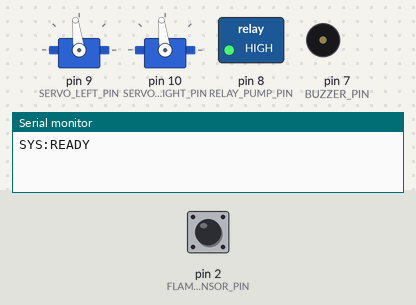
A sketch run on a simulated Arduino Uno, built with avr-gcc and run on an emulated ATmega328P. Parts: 2 × servo, switched loads named in the sketch (green lamp = pin HIGH), buzzer (waves = sounding, pin HIGH), the last lines printed to the serial monitor. The test bench sets the inputs (shaded band); at power-on: pin 2 (FLAME_SENSOR_PIN) HIGH.

Above: at 1.76 s.
1.8 s: pin 2 (FLAME_SENSOR_PIN) driven LOW
At 2.7 s:
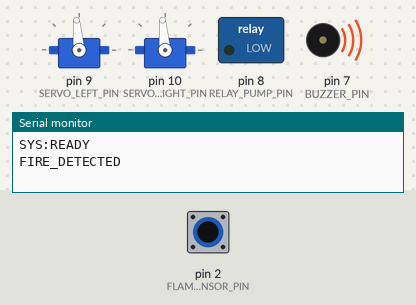
3.3 s: pin 2 (FLAME_SENSOR_PIN) driven HIGH
At 4.3 s:
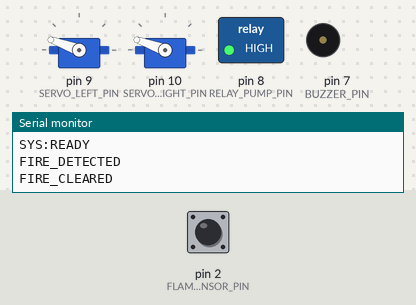
6.3 s: pin 2 (FLAME_SENSOR_PIN) driven LOW
At 7.5 s:
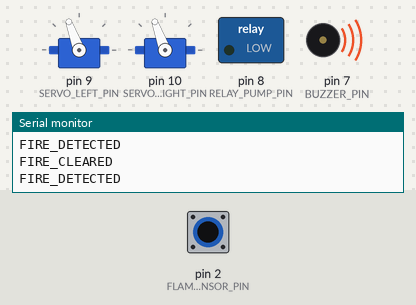
7.8 s: pin 2 (FLAME_SENSOR_PIN) pulsed HIGH 2 times (0.12 s each, 0.3 s apart)
At 10.4 s:
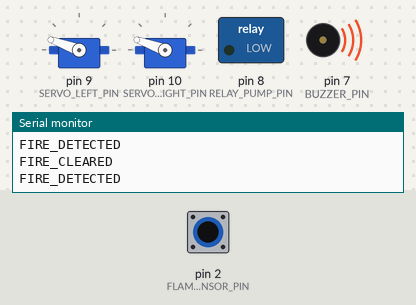
Timing chart, 0 to 11.9 s (numbered marks = the images above; inputs shaded):
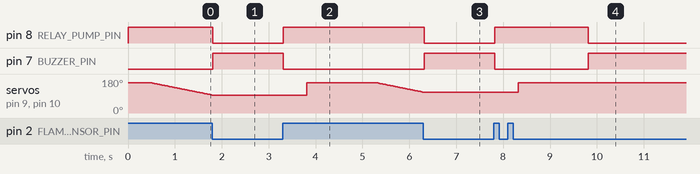

Measured:
- after the input at 1.8 s, pin 8 (RELAY_PUMP_PIN): HIGH → LOW at once; pin 7 (BUZZER_PIN): LOW → HIGH at once; servo on pin 9 (SERVO_LEFT_PIN), servo on pin 10 (SERVO_RIGHT_PIN): stays 95° (without the input it goes to 94° after 0.01 s)
- after the input at 3.3 s, pin 8 (RELAY_PUMP_PIN): LOW → HIGH at once; pin 7 (BUZZER_PIN): HIGH → LOW at once
- after the input at 6.3 s, pin 8 (RELAY_PUMP_PIN): HIGH → LOW at once; pin 7 (BUZZER_PIN): LOW → HIGH at once; servo on pin 9 (SERVO_LEFT_PIN), servo on pin 10 (SERVO_RIGHT_PIN): stays 110° (without the input it goes to 109° after 0.02 s)
- after the input at 7.8 s, pin 8 (RELAY_PUMP_PIN): LOW → HIGH at once, → LOW 2.0 s later; pin 7 (BUZZER_PIN): HIGH → LOW at once, → HIGH 2.0 s later; servo on pin 9 (SERVO_LEFT_PIN), servo on pin 10 (SERVO_RIGHT_PIN): 110° → 160° after 0.52 s

The sketch:

arduino.ino
```cpp
#include <Servo.h>

#define SERVO_LEFT_PIN       9
#define SERVO_RIGHT_PIN      10
#define RELAY_PUMP_PIN       8
#define BUZZER_PIN           7
#define FLAME_SENSOR_PIN     2

#define SCAN_MIN_ANGLE       20
#define SCAN_MAX_ANGLE       160
#define SCAN_STEP_DELAY      20
#define MIN_SPRAY_TIME       1500

Servo leftServo;
Servo rightServo;

int scanAngle = SCAN_MAX_ANGLE;
int scanDirection = -1;

void setup() {
  pinMode(RELAY_PUMP_PIN, OUTPUT);
  digitalWrite(RELAY_PUMP_PIN, HIGH);
  pinMode(BUZZER_PIN, OUTPUT);
  digitalWrite(BUZZER_PIN, LOW);
  pinMode(FLAME_SENSOR_PIN, INPUT_PULLUP);
  Serial.begin(9600);
  leftServo.attach(SERVO_LEFT_PIN, 500, 2400);
  rightServo.attach(SERVO_RIGHT_PIN, 500, 2400);
  leftServo.write(SCAN_MAX_ANGLE);
  rightServo.write(SCAN_MAX_ANGLE);
  delay(500);
  Serial.println("SYS:READY");
}

void loop() {
  int flameState = digitalRead(FLAME_SENSOR_PIN);

  if (flameState == LOW) {
    leftServo.write(scanAngle);
    rightServo.write(scanAngle);
    digitalWrite(BUZZER_PIN, HIGH);
    Serial.println("FIRE_DETECTED");
    digitalWrite(RELAY_PUMP_PIN, LOW);

    delay(MIN_SPRAY_TIME);

    while (digitalRead(FLAME_SENSOR_PIN) == LOW) {
      delay(50);
    }

    digitalWrite(RELAY_PUMP_PIN, HIGH);
    digitalWrite(BUZZER_PIN, LOW);
    Serial.println("FIRE_CLEARED");

    while (digitalRead(FLAME_SENSOR_PIN) == LOW) {
      delay(100);
    }
    delay(500);

    leftServo.write(SCAN_MAX_ANGLE);
    rightServo.write(SCAN_MAX_ANGLE);
    scanAngle = SCAN_MAX_ANGLE;
    scanDirection = -1;
    delay(500);
    delay(1000);
  }
  else {
    scanAngle += scanDirection;

    if (scanAngle >= SCAN_MAX_ANGLE) {
      scanAngle = SCAN_MAX_ANGLE;
      scanDirection = -1;
    } else if (scanAngle <= SCAN_MIN_ANGLE) {
      scanAngle = SCAN_MIN_ANGLE;
      scanDirection = 1;
    }

    leftServo.write(scanAngle);
    rightServo.write(scanAngle);
    digitalWrite(RELAY_PUMP_PIN, HIGH);
    digitalWrite(BUZZER_PIN, LOW);
    delay(SCAN_STEP_DELAY);
  }
}
```
